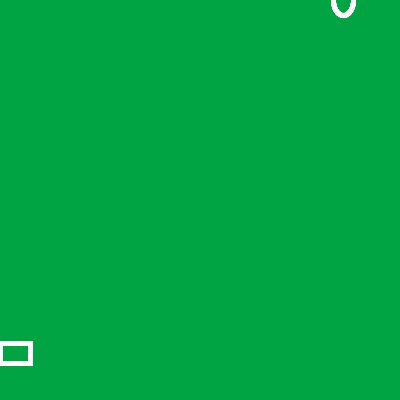
Frame 1 (no input)
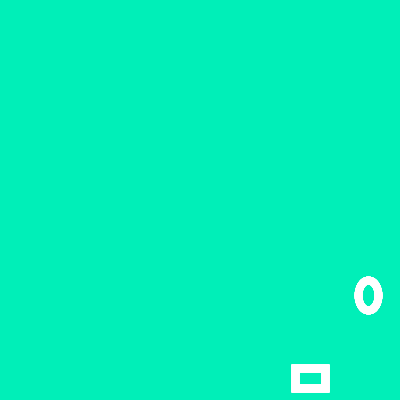
Frame 60 (the mouse pressed at the canvas centre just before this capture)
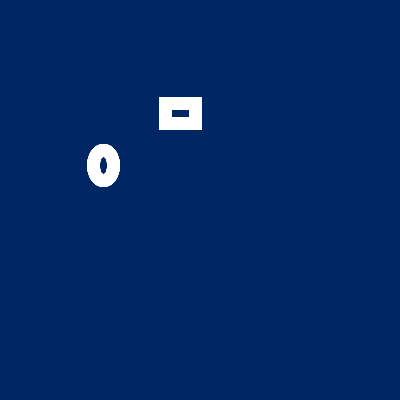
Frame 120 (the mouse held since frame 60 and released just before this capture)

The Processing sketch that drew these frames (run headless with seeded random() and noise(); from frame 60 on, the mouse is pressed at the canvas centre):

// Processing sketch: processing_98985
// ── processing_98985.pde

void setup() {size(400,400);}

int x= 0;
int y= 5;

void draw(){discoBox(30,20);}

void discoBox(int z, int a){
  float s=random(255);
  float t=random(255);
  float v=random(255);
  float u=random(20);
  float w=random(400);
background(0,s,t,v);
frameRate(10);
for(int i=0; i<100; i=i+10){
noFill();
strokeWeight(u);
stroke(255);
rect(x,w,z,a);
ellipse(w,x,a,z);}
x=x+y;
if ((x<0)||(x>=380)){
y=y*-1;}}
